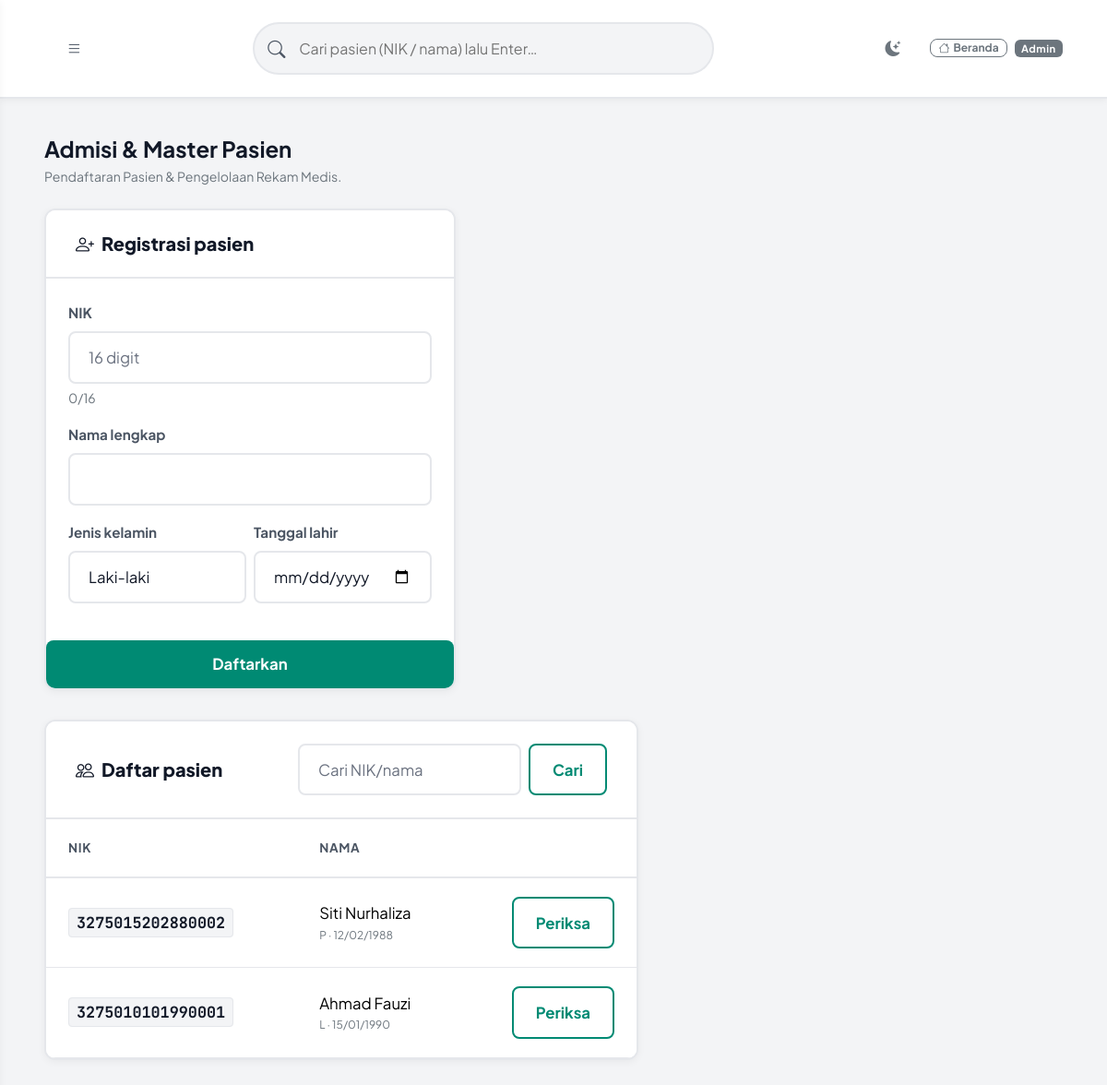
/index.php?r=admisi (signed in), run on the app's committed database.
### tables this page shows
CREATE TABLE `pasien` (
    `id` INT UNSIGNED NOT NULL AUTO_INCREMENT,
    `nik` VARCHAR(16) NOT NULL,
    `nama` VARCHAR(100) NOT NULL,
    `jenis_kelamin` ENUM('L', 'P') NOT NULL,
    `tanggal_lahir` DATE NOT NULL,
    `ihs_number` VARCHAR(50) DEFAULT NULL,
    `consent_satusehat` TINYINT(1) NOT NULL DEFAULT 1,
    `created_at` DATETIME NOT NULL DEFAULT CURRENT_TIMESTAMP,
    PRIMARY KEY (`id`),
    UNIQUE KEY `uq_pasien_nik` (`nik`)
);

### config/app.php (called while the page is built, shortened)
<?php
function url(string $route = 'dashboard', array $params = []): string
{
    $query = array_merge(['r' => $route], $params);
    return APP_BASE . '/index.php?' . http_build_query($query);
}
function e(?string $value): string
{
    return htmlspecialchars((string) $value, ENT_QUOTES, 'UTF-8');
}
function view(string $path, array $data = []): void
{
    extract($data, EXTR_SKIP);
    $viewFile = APP_ROOT . '/views/' . $path . '.php';
    require $viewFile;
}

### controllers/AdmisiController.php (called while the page is built, shortened)
<?php
class AdmisiController {
    private PasienModel    $pasien;
    public function __construct() {
        $this->pasien    = new PasienModel();
    }
    public function index(): void {
        $q = trim($_GET['q'] ?? '');
        $pasien = $q !== '' ? $this->pasien->search($q) : $this->pasien->all();
        view('admisi/index', compact('pasien', 'q', 'flashOk', 'flashErr'));
    }
}

### index.php (called while the page is built, shortened)
<?php
require_once APP_ROOT . '/config/app.php';
spl_autoload_register(function (string $class): void {
    $map = [
        'Database' => APP_ROOT . '/config/database.php',
    ];
    if (isset($map[$class])) {
        return;
    }
    $paths = [
        APP_ROOT . '/models/' . $class . '.php',
        APP_ROOT . '/controllers/' . $class . '.php',
    ];
    foreach ($paths as $file) {
        if (is_file($file)) {
            return;
        }
    }
});
$route = trim((string) ($_GET['r'] ?? 'home'), '/');
$routes = [
    'home'                => [HomeController::class, 'index'],
    'pesan/store'         => [HomeController::class, 'storePesan'],
    'auth/login'          => [AuthController::class, 'login'],
    'auth/doLogin'        => [AuthController::class, 'doLogin'],
    'auth/register'       => [AuthController::class, 'register'],
    'auth/doRegister'     => [AuthController::class, 'doRegister'],
    'auth/logout'         => [AuthController::class, 'logout'],
    'dashboard'           => [DashboardController::class, 'index'],
    'admisi'              => [AdmisiController::class, 'index'],
    'admisi/store'        => [AdmisiController::class, 'store'],
    'admisi/toggleConsent'=> [AdmisiController::class, 'toggleConsent'],
    'klinis/periksa'      => [KlinisController::class, 'periksa'],
    'klinis/store'        => [KlinisController::class, 'store'],
    'klinis/cariObat'     => [KlinisController::class, 'cariObat'],
    'integrasi'           => [IntegrasiController::class, 'index'],
    'farmasi'             => [FarmasiController::class, 'index'],
    'farmasi/store'       => [FarmasiController::class, 'store'],
    'audit'               => [AuditController::class, 'index'],
];
[$class, $method] = $routes[$route];
$controller = new $class();
$controller->$method();

### config/database.php (called while the page is built)
<?php
class Database {
    private static $instance = null;
    public static function connect(): PDO {
        if (self::$instance === null) {
            $host = '127.0.0.1';
            $db   = 'simrs';
            $user = 'root';
            $pass = '';
            $dsn  = "mysql:host={$host};dbname={$db};charset=utf8mb4";
            self::$instance = new PDO($dsn, $user, $pass, [
                PDO::ATTR_ERRMODE            => PDO::ERRMODE_EXCEPTION,
                PDO::ATTR_DEFAULT_FETCH_MODE => PDO::FETCH_ASSOC,
                PDO::ATTR_EMULATE_PREPARES   => false,
            ]);
        }
        return self::$instance;
    }
}

### models/PasienModel.php (called while the page is built, shortened)
<?php
class PasienModel {
    private PDO $db;
    public function __construct() {
        $this->db = Database::connect();
    }
    public function all(): array {
        return $this->db->query('SELECT * FROM pasien ORDER BY id DESC')->fetchAll();
    }
}

### views/admisi/index.php (the view, shortened to what this page needs)
<?php
require APP_ROOT . '/views/layouts/header.php';
require APP_ROOT . '/views/layouts/sidebar.php';
?>
<div class="d-flex justify-content-between align-items-center mb-4">
    <div>
        <h1 class="h4 fw-bold mb-1">Admisi &amp; Master Pasien</h1>
        <p class="text-secondary mb-0" style="font-size:0.88rem;">Pendaftaran Pasien &amp; Pengelolaan Rekam Medis.</p>
    </div>
</div>
<div class="row g-4">
    <div class="col-lg-5">
        <div class="glass-card">
            <div class="card-header-custom"><h5><i class="bi bi-person-plus me-2"></i>Registrasi pasien</h5></div>
            <div class="card-body p-4">
                <form method="post" action="<?= e(url('admisi/store')) ?>" id="formAdmisi">
                    <div class="mb-3">
                        <label class="form-label" for="nik">NIK</label>
                        <input class="form-control" id="nik" name="nik" maxlength="16" required placeholder="16 digit">
                        <div class="form-text text-secondary"><span id="nikCount">0</span>/16</div>
                    </div>
                    <div class="mb-3">
                        <label class="form-label" for="nama">Nama lengkap</label>
                        <input class="form-control" id="nama" name="nama" required maxlength="100">
                    </div>
                    <div class="row g-2 mb-3">
                        <div class="col-6">
                            <label class="form-label" for="jenis_kelamin">Jenis kelamin</label>
                            <select class="form-select" id="jenis_kelamin" name="jenis_kelamin">
                                <option value="L">Laki-laki</option>
                            </select>
                        </div>
                        <div class="col-6">
                            <label class="form-label" for="tanggal_lahir">Tanggal lahir</label>
                            <input class="form-control" type="date" id="tanggal_lahir" name="tanggal_lahir" required>
                        </div>
                    </div>
                    </div>
                    <button class="btn btn-accent w-100" type="submit">Daftarkan</button>
            </div>
        </div>
    </div>
    <div class="col-lg-7">
        <div class="glass-card">
            <div class="card-header-custom d-flex justify-content-between align-items-center">
                <h5><i class="bi bi-people me-2"></i>Daftar pasien</h5>
                <form class="d-flex gap-2" method="get" action="<?= e(url('admisi')) ?>">
                    <input class="form-control form-control-sm" name="q" value="<?= e($q ?? '') ?>" placeholder="Cari NIK/nama">
                    <button class="btn btn-outline-accent btn-sm" type="submit">Cari</button>
                </form>
            </div>
            <div class="card-body p-0">
                <div class="table-responsive">
                    <table class="table table-dark-custom table-hover mb-0">
                        <thead>
                            <tr><th>NIK</th><th>Nama</th><th></th></tr>
                        </thead>
                        <tbody>
                        <?php foreach ($pasien as $p): ?>
                            <tr>
                                <td><code class="code-nik"><?= e($p['nik']) ?></code></td>
                                <td>
                                    <?= e($p['nama']) ?>
                                    <div class="text-secondary" style="font-size:0.75rem;"><?= e($p['jenis_kelamin']) ?> · <?= e(date('d/m/Y', strtotime($p['tanggal_lahir']))) ?></div>
                                </td>
                                <td class="text-end">
                                    <a class="btn btn-outline-accent btn-sm" href="<?= e(url('klinis/periksa', ['pasien_id' => $p['id']])) ?>">
                                        <i class="bi bi-stethoscope"></i> Periksa
                                    </a>
                                </td>
                            </tr>
                        <?php endforeach; ?>
                        </tbody>
                    </table>
                </div>
            </div>
        </div>
    </div>
</div>
<?php require APP_ROOT . '/views/layouts/footer.php'; ?>

### assets/css/style.css (style rules this page uses)
:root { --accent: #008a73; --accent-glow: rgba(0, 138, 115, 0.15); --accent-hover: #006b59; --primary-blue: #2563eb; --purple-glow: #7c3aed; --bg-base: #f3f4f6; --bg-surface: #ffffff; --bg-card: #ffffff; --glass-bg: #ffffff; --glass-border: #e5e7eb; --glass-hover: #f9fafb; --text-primary: #111827; --text-secondary: #4b5563; --text-muted: #6b7280; --danger: #dc2626; --warning: #d97706; --success: #059669; --radius-lg: 12px; --radius-md: 8px; --radius-sm: 4px; --transition: all 0.2s ease-in-out; --shadow-glass: 0 2px 8px rgba(0, 0, 0, 0.05); }
html { scroll-behavior: smooth; }
*, *::before, *::after { box-sizing: border-box; }
body { margin: 0; padding: 0; font-family: 'Plus Jakarta Sans', system-ui, -apple-system, sans-serif; background: var(--bg-base); color: var(--text-primary); min-height: 100vh; line-height: 1.6; overflow-x: hidden; }
a { color: var(--accent); text-decoration: none; transition: var(--transition); }
code, .code-nik { font-family: 'JetBrains Mono', monospace; font-size: 1em; background: var(--bg-base); border: 1px solid var(--glass-border); padding: 4px 8px; border-radius: 4px; color: var(--text-primary); font-weight: 700; }
.app-body { display: flex; flex-direction: column; min-height: 100vh; }
.glass-card { background: var(--bg-card); border: 2px solid var(--glass-border); border-radius: var(--radius-lg); box-shadow: var(--shadow-glass); overflow: hidden; margin-bottom: 2rem; }
.card-header-custom { padding: 1.5rem 2rem; border-bottom: 2px solid var(--glass-border); background: var(--bg-surface); }
.card-header-custom h5 { margin: 0; font-weight: 800; font-size: 1.25rem; color: var(--text-primary); }
.card-body { padding: 2rem; }
.table-dark-custom { color: var(--text-primary); margin-bottom: 0; }
.table-dark-custom th { background: var(--bg-surface); color: var(--text-secondary); font-weight: 700; text-transform: uppercase; font-size: 0.85rem; letter-spacing: 0.05em; border-bottom: 2px solid var(--glass-border); padding: 1.25rem 1.5rem; }
.table-dark-custom td { background: var(--bg-card); border-bottom: 1px solid var(--glass-border); padding: 1.25rem 1.5rem; vertical-align: middle; font-size: 1.05rem; }
.form-label { font-weight: 700; color: var(--text-secondary); font-size: 0.95rem; margin-bottom: 0.5rem; }
.form-control, .form-select { background: var(--bg-card); border: 2px solid var(--glass-border); color: var(--text-primary); border-radius: var(--radius-md); padding: 0.85rem 1.25rem; font-size: 1.05rem; transition: var(--transition); }
.form-control::placeholder { color: var(--text-muted); }
.btn { font-weight: 700; padding: 0.85rem 1.5rem; border-radius: var(--radius-md); transition: var(--transition); font-size: 1.05rem; }
.btn-accent { background: var(--accent); color: #ffffff; border: none; box-shadow: 0 4px 6px rgba(0, 138, 115, 0.2); }
.btn-outline-accent { color: var(--accent); border: 2px solid var(--accent); background: transparent; }

### data on the page
pasien: nik "3275015202880002", nama "Siti Nurhaliza", jenis_kelamin "P", tanggal_lahir "12/02/1988"
pasien: nik "3275010101990001", nama "Ahmad Fauzi", jenis_kelamin "L", tanggal_lahir "15/01/1990"

### other printed values
$currentUser['role'] "Admin"
